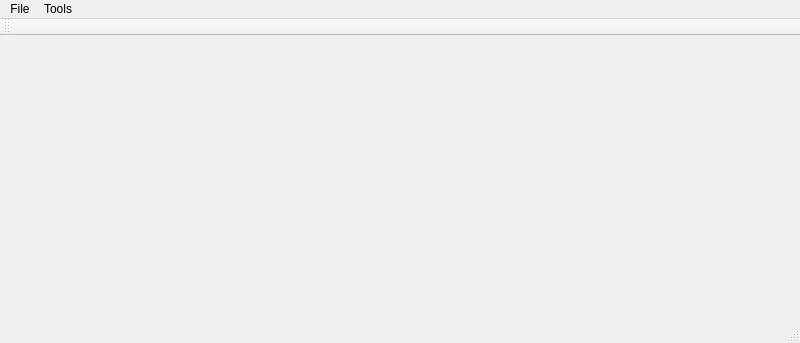
<?xml version="1.0" encoding="UTF-8"?>
<ui version="4.0">
 <class>MainWindow</class>
 <widget class="QMainWindow" name="MainWindow">
  <property name="geometry">
   <rect>
    <x>0</x>
    <y>0</y>
    <width>800</width>
    <height>343</height>
   </rect>
  </property>
  <property name="windowTitle">
   <string>Mesh Value Transfer Test</string>
  </property>
  <widget class="QWidget" name="centralwidget"/>
  <widget class="QMenuBar" name="menubar">
   <property name="geometry">
    <rect>
     <x>0</x>
     <y>0</y>
     <width>800</width>
     <height>28</height>
    </rect>
   </property>
   <widget class="QMenu" name="menuFile">
    <property name="title">
     <string>File</string>
    </property>
    <addaction name="actionOpen"/>
    <addaction name="separator"/>
    <addaction name="action_quit"/>
   </widget>
   <widget class="QMenu" name="menuTools_2">
    <property name="title">
     <string>Tools</string>
    </property>
    <addaction name="actionTransfer_Mesh"/>
    <addaction name="separator"/>
    <addaction name="actionUndeformed_State"/>
   </widget>
   <addaction name="menuFile"/>
   <addaction name="menuTools_2"/>
  </widget>
  <widget class="QStatusBar" name="statusbar"/>
  <widget class="QToolBar" name="toolBar">
   <property name="windowTitle">
    <string>toolBar</string>
   </property>
   <attribute name="toolBarArea">
    <enum>TopToolBarArea</enum>
   </attribute>
   <attribute name="toolBarBreak">
    <bool>false</bool>
   </attribute>
  </widget>
  <action name="action_quit">
   <property name="icon">
    <iconset>
     <normaloff>:/icons/but-quit.png</normaloff>:/icons/but-quit.png</iconset>
   </property>
   <property name="text">
    <string>Quit</string>
   </property>
   <property name="shortcut">
    <string>Ctrl+Q</string>
   </property>
  </action>
  <action name="actionOpen">
   <property name="text">
    <string>Open...</string>
   </property>
   <property name="shortcut">
    <string>Ctrl+O</string>
   </property>
  </action>
  <action name="actionTransfer_Mesh">
   <property name="text">
    <string>Transfer Mesh</string>
   </property>
   <property name="shortcut">
    <string>F2</string>
   </property>
  </action>
  <action name="actionUndeformed_State">
   <property name="checkable">
    <bool>true</bool>
   </property>
   <property name="text">
    <string>Undeformed State</string>
   </property>
   <property name="shortcut">
    <string>F5</string>
   </property>
  </action>
 </widget>
 <resources/>
 <connections/>
</ui>
